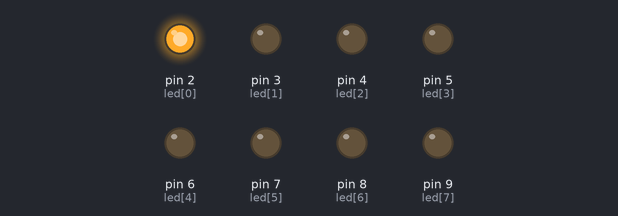
The sketch below on a simulated Arduino Uno, built with avr-gcc and run on an emulated ATmega328P. On the bench: output pins drawn as LEDs (lit = HIGH).

Above: at 0.5 s.
At 2.5 s:
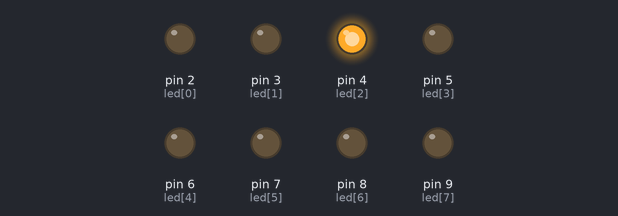
At 3.5 s:
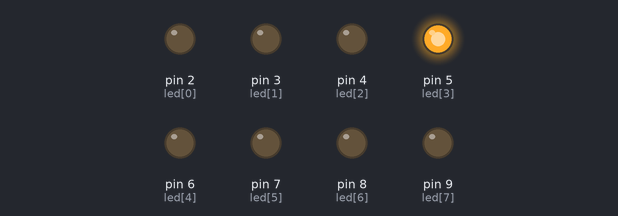
At 4.5 s:
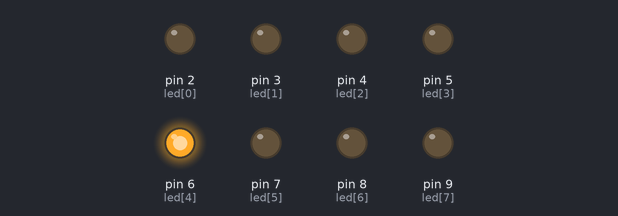
At 6.5 s:
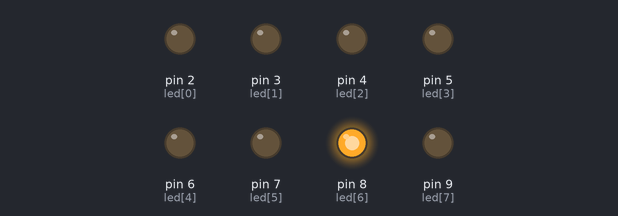
At 9.5 s:
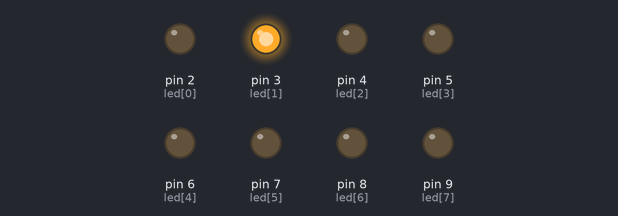
Timing chart, 0 to 10.4 s (numbered marks = the images above):
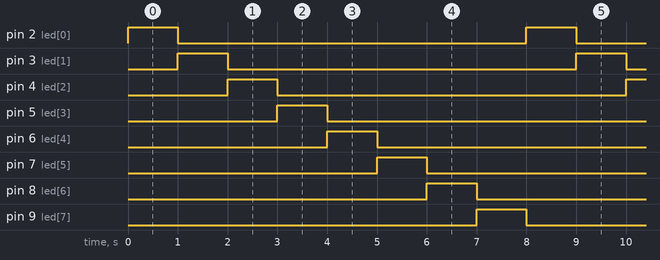

The sketch:

Lab1b_ino.ino
```cpp
int led[8] = {2,3,4,5,6,7,8,9};
int i;

void setup() {

  for(i=0;i<8;i++)
  pinMode(led[i], OUTPUT);
}


void loop() {
  for(i=0; i<8 ; i++)
  {
  digitalWrite(led[i], HIGH);
  delay(1000);
  digitalWrite(led[i], LOW);
  }

}
```

Measured:
- by itself, pin 2 (led[0]), pin 3 (led[1]), pin 4 (led[2]), pin 5 (led[3]), pin 6 (led[4]), pin 7 (led[5]), pin 8 (led[6]), pin 9 (led[7]): alternates HIGH for 1.0 s and LOW for 7.0 s
- by itself, everything shown: repeats every 8.0 s, in 9 steps
